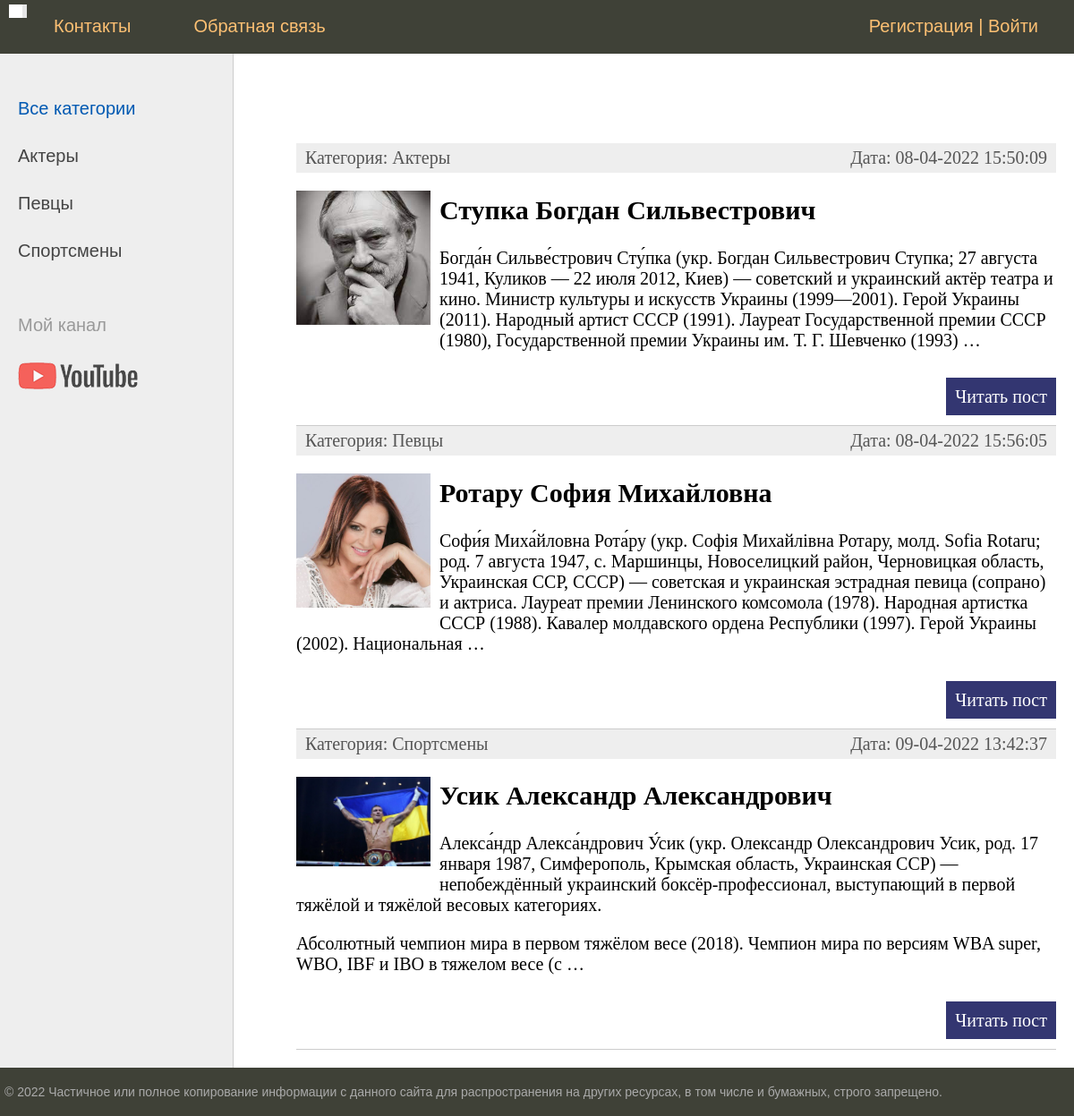
The page / on the database its author committed.
### star/models.py (models this page shows, shortened)
class Category(models.Model):
    name = models.CharField(max_length=100, db_index=True, verbose_name="Категория")
    slug = models.SlugField(max_length=255, unique=True, db_index=True, verbose_name="URL")
    def __str__(self):
        return self.name
    def get_absolute_url(self):
        return reverse('category', kwargs={'cat_slug': self.slug})
    class Meta:
        verbose_name = 'Категория'
        verbose_name_plural = 'Категории'
        ordering = ['id']

class Star(models.Model):
    title = models.CharField(max_length=255, verbose_name="Заголовок")
    slug = models.SlugField(max_length=255, unique=True, db_index=True, verbose_name="URL")
    content = models.TextField(blank=True, verbose_name="Текст статьи")
    photo = models.ImageField(upload_to="photos/%Y/%m/%d/", verbose_name="Фото")
    time_create = models.DateTimeField(auto_now_add=True, verbose_name="Время создания")
    time_update = models.DateTimeField(auto_now=True, verbose_name="Время изменения")
    is_published = models.BooleanField(default=True, verbose_name="Публикация")
    cat = models.ForeignKey('Category', on_delete=models.PROTECT, verbose_name="Категории")
    def get_absolute_url(self):
        return reverse('post', kwargs={'post_slug': self.slug})
    class Meta:
        verbose_name = 'Знаменитости'
        verbose_name_plural = 'Знаменитости'
        ordering = ['id']

### star/views.py (the view)
# urls.py: path('', StarHome.as_view(), name='home'),
class StarHome(DataMixin, ListView):
    model = Star
    template_name = 'star/index.html'
    context_object_name = 'posts'
    def get_context_data(self, *, object_list=None, **kwargs):
        context = super().get_context_data(**kwargs)
        c_def = self.get_user_context(title="Главная страница")
        return dict(list(context.items()) + list(c_def.items()))
    def get_queryset(self):
        return Star.objects.filter(is_published=True).select_related('cat')

### star/utils.py (called while the page is built)
    def get_user_context(self, **kwargs):
        context = kwargs
        cats = Category.objects.annotate(Count('star'))
        user_menu = menu.copy()
        if not self.request.user.is_authenticated:
            user_menu.pop(1)
        context['menu'] = user_menu
        context['cats'] = cats
        if 'cat_selected' not in context:
            context['cat_selected'] = 0
        return context

### star/templates/star/index.html (shortened to what this page needs)
{% extends 'star/base.html' %}
{% block content %}
<ul class="list-articles">
	{% for p in posts %}
			<li><div class="article-panel">
	<p class="first">Категория: {{p.cat}}</p>
	<p class="last">Дата: {{p.time_update|date:"d-m-Y H:i:s"}}</p>
</div>
{% if p.photo %}
	<p><img class="img-article-left thumb" src="{{p.photo.url}}"></p>
{% endif %}
				<h2>{{p.title}}</h2>
	{% autoescape on %}
	{{p.content|linebreaks|truncatewords:50}}
	{% endautoescape %}
			<p class="link-read-post"><a href="{{ p.get_absolute_url }}">Читать пост</a></p>
			</li>
	{% endfor %}
</ul>
{% endblock %}

### star/templates/star/base.html (shortened to what this page needs)
{% load static %}
{% load star_tags %}
<!DOCTYPE html>
<html>
<head>
	<link type="text/css" href="{% static 'star/css/styles.css' %}" rel="stylesheet" />
</head>
<body>
<table class="table-page" border=0 cellpadding="0" cellspacing="0">
<tr><td valign=top>
{% block mainmenu %}
		<div class="header">
			<ul id="mainmenu" class="mainmenu">
			<li class="logo"><a href="{% url 'home' %}"><div class="logo"></div></a></li>
{% for m in menu %}
			<li><a href="{% url m.url_name %}">{{m.title}}</a></li>
{% endfor %}
				{% if request.user.is_authenticated %}
				<li class="last"> {{user.username}} | <a href="{% url 'logout' %}">Выйти</a></li>
				{% else %}
				<li class="last"><a href="{% url 'register' %}">Регистрация</a> | <a href="{% url 'login' %}">Войти</a></li>
				{% endif %}
			</ul>
		</div>
{% endblock mainmenu %}
<table class="table-content" border=0 cellpadding="0" cellspacing="0">
<tr>
	<td valign="top" class="left-chapters">
	<ul id="leftchapters">
{% if cat_selected == 0 %}
		<li class="selected">Все категории</li>
{% else %}
		<li><a href="{% url 'home' %}">Все категории</a></li>
{% endif %}
{% for c in cats %}
{% if c.star__count > 0 %}
	{% if c.pk == cat_selected %}
		<li class="selected">{{c.name}}</li>
	{% else %}
		<li><a href="{{ c.get_absolute_url }}">{{c.name}}</a></li>
	{% endif %}
{% endif %}
{% endfor %}
		<li class="share">
		<p>Мой канал</p>
		<a class="share-yt" href="https://www.youtube.com/channel/UC7w2ck4yb_kbcKbHNIavGGA" target="_blank" rel="nofollow"></a>
		</li>
	</ul>
</td>
<td valign="top" class="content">
	<div class="content-text">
{% block content %}
{% endblock %}
	</div>
</td></tr></table>
</td></tr>
<tr><td valign=top>
	<div id="footer">
		<p>&copy; 2022 Частичное или полное копирование информации с данного сайта для распространения на других ресурсах, в том числе и бумажных, строго запрещено.</p>
	</div>
</td></tr></table>
</body>
</html>

### star/static/star/css/styles.css (style rules this page uses)
html, body { font-family: 'Arial'; margin: 0; padding: 0; height: 100%; width: 100%; color: #444; }
a { color: #0059b2; text-decoration: none; }
img { max-width: 600px; height: auto; }
img.img-article-left { max-width: 300px; height: auto; float: left; padding: 0 10px 10px 0; }
img.img-article-left.thumb { max-width: 150px; height: auto; }
p.link-read-post { text-align: right; }
p.link-read-post a { padding: 10px; min-width: 100px; background: #333671; color: #fff; text-decoration: none; }
div.article-panel { background: #eee; padding: 5px 10px 5px 10px; box-sizing border-box; overflow: hidden; color: #555; }
div.article-panel p.first { margin: 0; float: left; }
div.article-panel p.last { margin: 0; float: right; }
ul.list-articles { list-style: none; margin: 0; padding: 0; }
ul.list-articles li { border-bottom: 1px solid #ccc; }
.table-page { width: 100%; height: 100%; vertical-align: top; }
.table-page tr { height: 100%; }
.header { background: #3F4137; height: 60px; }
.logo { background: url('../images/logo.png') no-repeat 10px 5px; width: 30px; height: 20px; }
ul.mainmenu { list-style: none; margin: 0; padding: 0; height: 60px; color: #fdc073; font-size: 20px; overflow: hidden; }
ul.mainmenu li { float: left; margin: 18px 40px 0 30px; }
ul.mainmenu li.logo { margin: 0; }
ul.mainmenu li.last { float: right; }
ul.mainmenu li a { color: #fdc073; text-decoration: none; }
.table-content { width: 100%; min-height: 100%; height: 100%; }
.left-chapters { margin: 0; background: #eee; border-right: 1px solid #ccc; min-height: 100%; }
.left-chapters ul { width: 230px; min-height: 100%; margin: 0; padding: 20px 10px 10px 20px; list-style: none; font-size: 20px; }
.left-chapters ul li { margin: 30px 0 0 0; color: #999; }
.left-chapters ul li.selected { color: #0059b2; }
.left-chapters ul li a { color: #444; text-decoration: none; }
.left-chapters ul li.share { margin: 60px 0 0 0; }
.left-chapters ul li.share p { margin: 30px 0 30px 0; }
.left-chapters ul li.share a { display: inline-block; width: 40px; height: 40px; margin: 0 20px 0 0; }
.left-chapters ul li.share a.share-yt { width: 100%; height: 30px; background: url('../images/share_yt.png') no-repeat 0 0 }
.content { padding: 40px 20px 20px 40px; width: 100%; box-sizing: border-box; }
.content-text { margin: 60px 0 0 30px; color: #000; font-size: 20px; font-family: Yandex Sans Display Light; }
#footer { box-sizing: border-box; background: #3F4137; padding: 5px; color: #aaa; font-size: 14px; font-family: Verdana, Geneva, Arial, Helvetica; text-align: left; overflow: hidden; }

### rows shown on the page
Category: name "Актеры"
Category: name "Певцы"
Category: name "Спортсмены"
Star: cat "Актеры", time_update "08-04-2022 15:50:09", photo (picture), title "Ступка Богдан Сильвестрович", content "Богда́н Сильве́стрович Сту́пка (укр. Богдан Сильвестрович Ступка; 27 августа 1941, Куликов — 22 июля 2012, Киев) — советский и украинский актёр театра и кино. Министр культуры и искусств Украины (1999—2001). Герой Украины (2011). Народный артист СССР (1991). Лауреат Государственной премии СССР (1980), Государственной премии Украины им. Т. Г. Шевченко (1993) …"
Star: cat "Певцы", time_update "08-04-2022 15:56:05", photo (picture), title "Ротару София Михайловна", content "Софи́я Миха́йловна Рота́ру (укр. Софія Михайлівна Ротару, молд. Sofia Rotaru; род. 7 августа 1947, c. Маршинцы, Новоселицкий район, Черновицкая область, Украинская ССР, СССР) — советская и украинская эстрадная певица (сопрано) и актриса. Лауреат премии Ленинского комсомола (1978). Народная артистка СССР (1988). Кавалер молдавского ордена Республики (1997). Герой Украины (2002). Национальная …"
Star: cat "Спортсмены", time_update "09-04-2022 13:42:37", photo (picture), title "Усик Александр Александрович", content "Алекса́ндр Алекса́ндрович У́сик (укр. Олександр Олександрович Усик, род. 17 января 1987, Симферополь, Крымская область, Украинская ССР) — непобеждённый украинский боксёр-профессионал, выступающий в первой тяжёлой и тяжёлой весовых категориях. Абсолютный чемпион мира в первом тяжёлом весе (2018). Чемпион мира по версиям WBA super, WBO, IBF и IBO в тяжелом весе (с …"

### other values the page prints
{{ m.title }} "Контакты" "Обратная связь"
